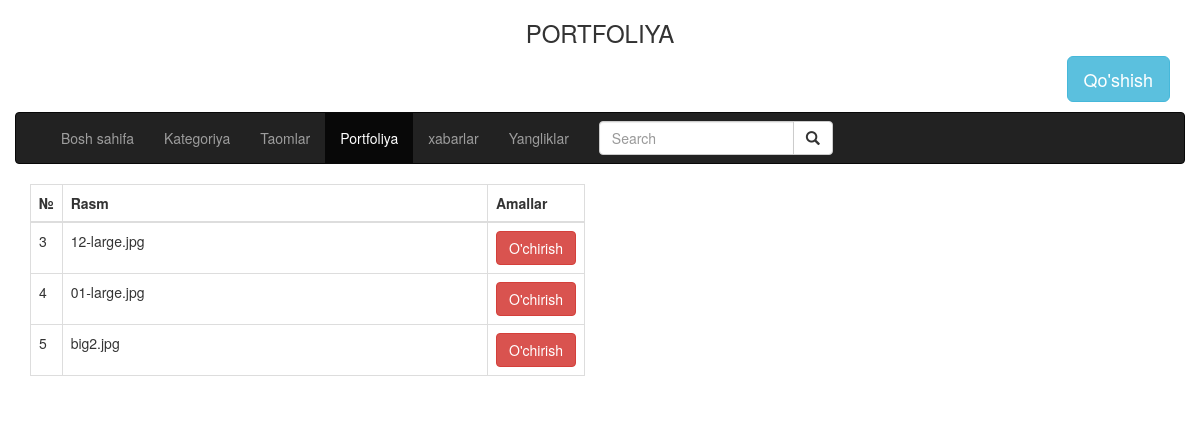
The page /admin/portfolio.php on the database its author committed.
### tables this page shows
CREATE TABLE `porfoliya` (
  `id` int(11) NOT NULL,
  `rasmlar` varchar(55) NOT NULL
);

### admin/portfolio.php (the view, shortened to what this page needs)
<?php
$db=new PDO("mysql:host=localhost; dbname=restoran", 'root', '');
$portfoliya = $db->query("SELECT * FROM porfoliya")->fetchAll();
?>
<!DOCTYPE html>
<html lang="en">
<head>
    <link rel="stylesheet" href="bootstrap-3.3.7/css/bootstrap.min.css">
</head>
<body>
<h3 align="center">PORTFOLIYA</h3>
<div class="container">
    <div class="row">
        <div class="col-sm-12" >
            <p class="text-right">
                <button type="button" class="btn btn-info btn-lg" data-toggle="modal" data-target="#addForm">Qo'shish</button>
            </p>
        </div>
    </div>
</div>
<div class="container">
    <div class="row">
        <nav class="navbar navbar-inverse">
            <div class="container-fluid">
                <div class="navbar-header">
                    <div class="collapse navbar-collapse" id="myNavbar">
                        <ul class="nav navbar-nav">
                            <li><a href="index.php">Bosh sahifa</a></li>
                            <li><a href="kategoriya.php">Kategoriya</a></li>
                            <li><a href="Taomlar.php">Taomlar</a></li>
                            <li class="active"><a href="portfolio.php">Portfoliya</a></li>
                            <li><a href="messages.php">xabarlar</a></li>
                            <li><a href="news.php">Yangliklar</a></li>
                        </ul>
                        <ul class="nav navbar-nav navbar-right">
                            <form class="navbar-form navbar-left">
                                <div class="input-group">
                                    <input type="text" class="form-control" placeholder="Search">
                                    <div class="input-group-btn">
                                        <button class="btn btn-default" type="submit">
                                            <i class="glyphicon glyphicon-search"></i>
                                        </button>
                                    </div>
                                </div>
                            </form>
                        </ul>
                    </div>
                </div>
        </nav>
    </div>
</div>
<div class="container">
    <div class="row">
        <div class="col-sm-6" >
            <table class="table table-bordered" id="mainTable">
                <thead>
                <tr>
                    <th width="10px">№</th>
                    <th>Rasm</th>
                    <th width="20px">Amallar</th>
                </tr>
                </thead>
                <tbody>
                <?php foreach ($portfoliya as $portfol): ?>
                    <tr>
                        <td><?php echo $portfol["id"]?></td>
                        <td><?php echo $portfol["rasmlar"]?></td>
                        <td >
                            <a href="delPortfol.php?id=<?=$portfol['id']?>" class="btn btn-danger" onclick="del()" >O'chirish</a>
                        </td>
                    </tr>
                <?php endforeach;?>
                </tbody>
            </table>
        </div>
    </div>
</div>
</body>
</html>

### rows shown on the page
porfoliya: id "3", rasmlar "12-large.jpg"
porfoliya: id "4", rasmlar "01-large.jpg"
porfoliya: id "5", rasmlar "big2.jpg"
